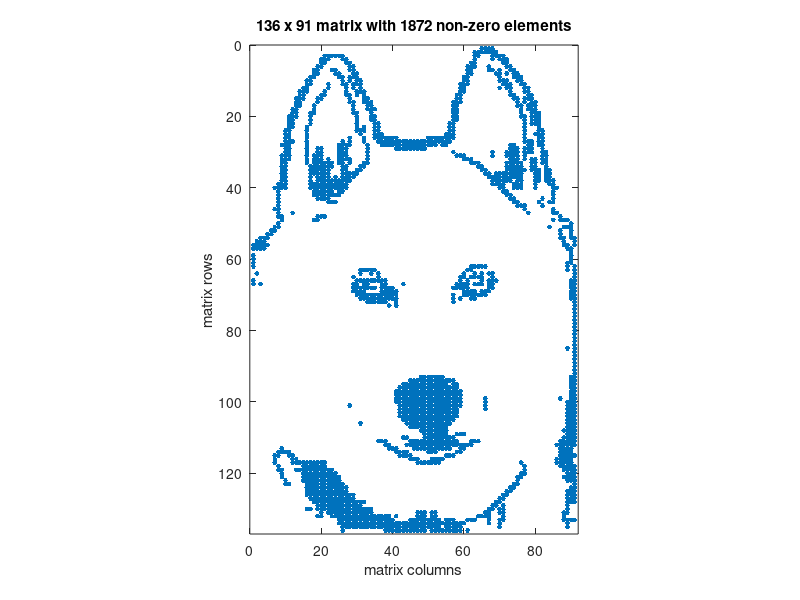

MATLAB code to generate this figure:
function []=spy(varargin)
%SPY Visualize sparsity pattern.
%   SPY(S) plots the sparsity pattern of the matrix/ss S.
%
%   SPY(S,'LineSpec') uses the color and marker from the line
%   specification string 'LineSpec' (See PLOT for possibilities).
%
%   SPY(S,markersize) uses the specified marker size instead of
%   a size which depends upon the figure size and the matrix order.
%
%   SPY(S,'LineSpec',markersize) sets both.
%
%   SPY(S,markersize,'LineSpec') also works.

%   Copyright 1984-2011 The MathWorks, Inc. 
%   $Revision: 5.19.4.7 $  $Date: 2011/05/17 02:33:13 $
%   $Revision: 5.19.4.7 $  $Date: 2014/02/18 15:33:13 $ Manuel Pusch
% 
%   Reference page in Help browser
%        doc spy

if nargin>=1 && isa(varargin{1},'ss')
    S=varargin{1};
    [ny,nu,nsys]=size(S);
    if nsys>1
        error('not implemented.');
    end
    nx=length(S.A);
    varargin{1}=[S.A S.B;S.C S.D];
    spy_builtin(varargin{:});
    bHold=ishold;
    hold on;
    plot([nx nx]+0.5,[0 ny+nx+0.5],'g-','LineWidth',1);
    plot([0 nx+nu+0.5],[nx nx]+0.5,'g-','LineWidth',1);
    
    xlabel(['nx=' num2str(order(S)) ', nu=' num2str(nu) ' ,ny=' num2str(ny)]);
    
    if ~bHold
        hold off;
    end
else
    spy_builtin(varargin{:})
end



function []=spy_builtin(S,arg2,arg3)
%SPY Visualize sparsity pattern.
%   SPY(S) plots the sparsity pattern of the matrix S.
%
%   SPY(S,'LineSpec') uses the color and marker from the line
%   specification string 'LineSpec' (See PLOT for possibilities).
%
%   SPY(S,markersize) uses the specified marker size instead of
%   a size which depends upon the figure size and the matrix order.
%
%   SPY(S,'LineSpec',markersize) sets both.
%
%   SPY(S,markersize,'LineSpec') also works.

%   Copyright 1984-2011 The MathWorks, Inc. 
%   $Revision: 5.19.4.7 $  $Date: 2011/05/17 02:33:13 $

cax = newplot;
next = lower(get(cax,'NextPlot'));
hold_state = ishold;

marker = ''; color = ''; markersize = 0; linestyle = 'none';
if nargin >= 2
   if ischar(arg2), 
      [~,color,marker,msg] = colstyle(arg2);
      if ~isempty(msg)
         error(message(msg.identifier));
      end
   else
      markersize = arg2;
   end
end
if nargin >= 3
   if ischar(arg3),
      [~,color,marker,msg] = colstyle(arg3); 
      if ~isempty(msg)
         error(message(msg.identifier));
      end
   else
      markersize = arg3;
   end
end
if isempty(marker), marker = '.'; end
if isempty(color), co = get(cax,'colororder'); color = co(1,:); end

if nargin < 1, S = defaultspy; end
[m,n] = size(S);
if marker~='.' && markersize==0,
   markersize = get(gcf,'defaultlinemarkersize');
end
if markersize == 0
   units = get(gca,'units');
   set(gca,'units','points');
   pos = get(gca,'position');
   markersize = max(4,min(14,round(6*min(pos(3:4))/max(m+1,n+1))));
   set(gca,'units',units);
end

[i,j] = find(S);
if isempty(i), i = NaN; j = NaN; end
if isempty(S), marker = 'none'; end
plot(j,i,'marker',marker,'markersize',markersize, ...
   'linestyle',linestyle,'color',color);

xlabel('matrix columns');
ylabel('matrix rows')
title([int2str(size(S,1)) ' x ' int2str(size(S,2)) ' matrix with ' int2str(nnz(S)) ' non-zero elements'])
set(gca,'xlim',[0 n+1],'ylim',[0 m+1],'ydir','reverse', ...
   'GridLineStyle','none','plotboxaspectratio',[n+1 m+1 1]);

if ~hold_state, set(cax,'NextPlot',next); end

% ------------------------------------------------------

function S = defaultspy
c = [
    'a:321mjYCCXYFH9oo29:;bcdd;f7lz{`[!C_zYQNVzLORVyNVVV_]xL,1y5{92:y7>?>cL@['
    'b;796nnZYYYmGI:qr3:<?heeedg8m''!a\#Ea{{ROW{MPSWzOWWW`^yM-2z6*:3;z8?@?fMAf'
    'c_8::.o[ZZmqHJ;r*4;@@ifffej9r("b^=Fb?GSPXINQTX{PXxXwvzW.3{7+;4<{9@A@gNBy'
    'dd<<;/-kllorIK<*+9<A`jgggfkh''t#y_>Gc@ITQYJORUYJQyyYxw(X/4)80i5=3:ABAxOC:'
    '_f===0.mnmp*RLA+0:A^akhhhgli(x${`@HzA{URZKPSVZKRzzxyx)Y05/91j6f4;BCByPDF'
    '`g]>>5/oooq+SME03;\_hliiijpumy%?aAY{B{VSzLQTWbLS{{yzy*w1m0k2z7g5<ODCzQEG'
    'ah^\?;3ppp+0TNF34A]`imjjkku(uzx@dEZ>C{zT{MRUXyMTMQz{z+x2w1l3{8y6=PED{RFH'
    'b4c][>4-,q,?UOG49Z^hjokkllv3(&yA{F[?D{{UINSVYzNUNR{F{Iy3x2x409z7>QFE9SGI'
    'c5df\?<.-+0CVPH9:[iikpllpp(4,''{B!K\@E{MVJOTWZ{OVOSDG)Jz4y3y51:{8?SGF:THJ'
    'd;fj]@@21,>DWQI:;\jjlqppqt25nw!C>Z]AF{NWKPUX[JPWPTELGK{5z4z62;29@TIG;UIK'
    'e<ikg[A=21@EXRJ;Adkkosqqsu36uz"]?[cBG{OYLQVYbKQXQUFMHL''O{5{73<3:AbOH<VJL'
    '5^jlh\ZA=>CWYSKAYhmlptsst''4iv%#^@\dCH{PZMRWZyLRYRVMNIR,P(6*84=4;BcPM=WKM'
    '6_20ii[B>BDXmTLIdioos)ttu(5j(&$yA]zDI{QzNSX[zMSySWNONS-Q)7/95g5<cfQN>XLN'
    '7g31lmjYBCXYqUMJhjpp)*))()6r)wy{B_{EY{R{OTYb{NTzTZOPOTMR-80:6h6=dgSO?YMO'
    '8h8:mnkZYYYmrVNKikrr*1**)*7u3zz"C`=F[{SJPUZyJOU{U[PQPZNS.l1j7y7>fxTP@ZNP'
    '939</.mkZZmp*WOLjmss1211*19(4#z?Da>G^{TKQV[zKPV?V\QRQ[OT/m2k8z8?gy`QA[OQ'
    ':4=>0/nllmqq+XPMkr))233312:65$!BEc?H_yULRWb{LQWLWyRSRwSU0y3{9{9dy3aRB\PS'
    '_<>?64onoo*r,mQNms**344423g7w%zDFd@Iz{VMSXw<MRXMyzSTSxTl1z40:1:e44bSCcQT'
    '`=]\;5-opp+*0nROn)01455534h8)w!\[zEY{{WNTYzJNSYNz{TUTyUv2{51;2;g67cTDfRU'
    'd]^]=;.pqq0+:oSPo*22566645uj2xz_]{F\A{XOUZ{KOTZO{KUVUzVw3)62h3<y78gUEySV'
    'e^ef?<3,++>0<qTQr+336:8756(k3z!aa=G]B{YPV[ILPUyPPLVWV''vx4/73i4=089xWF:TW'
    'f_fg[><-,,?<@rVis044:;:8672qu{ycc>H^C{zQWzJMQVzQQQWXW(wy5084y5>19:9XG;UX'
    'gchh\@=2-1@@D)Wj)255;<;9783tw"zdd?I_D{{RX{KNRW{RRRXYX+xz6195z6?3:;:YH<WY'
    '4hjkfZ@=1>CCE*ik*366>=<:894ux#!{e@\`E{KSYILOSXKSSSYZ[,y(72k6{7@4;<;]I=XZ'
    '5iklh[AA>CDDF+jm+477?>=;9:5(y$^=zA]aF{LTZJMPTYLTTTZ[\Jz/m3y708e5<=<^J>Y['
    '6210iiBBBDXEG0nn069:abc<:;6k(x_D{B^bIPMU[KNQUZMUUU^\wK''0x4z819f6=>=_K?Z]'
    ];
i = double(c(:)-32);
j = cumsum(diff([0; i])<=0) + 1;
S = sparse(i,j,1)';
